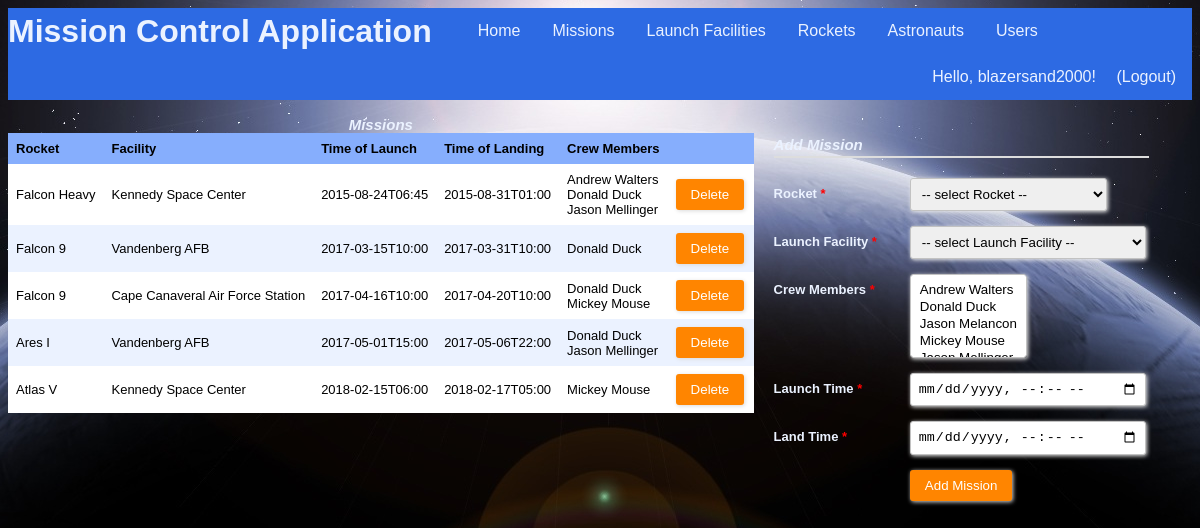
Page /missions (signed in) on the earlier database version.
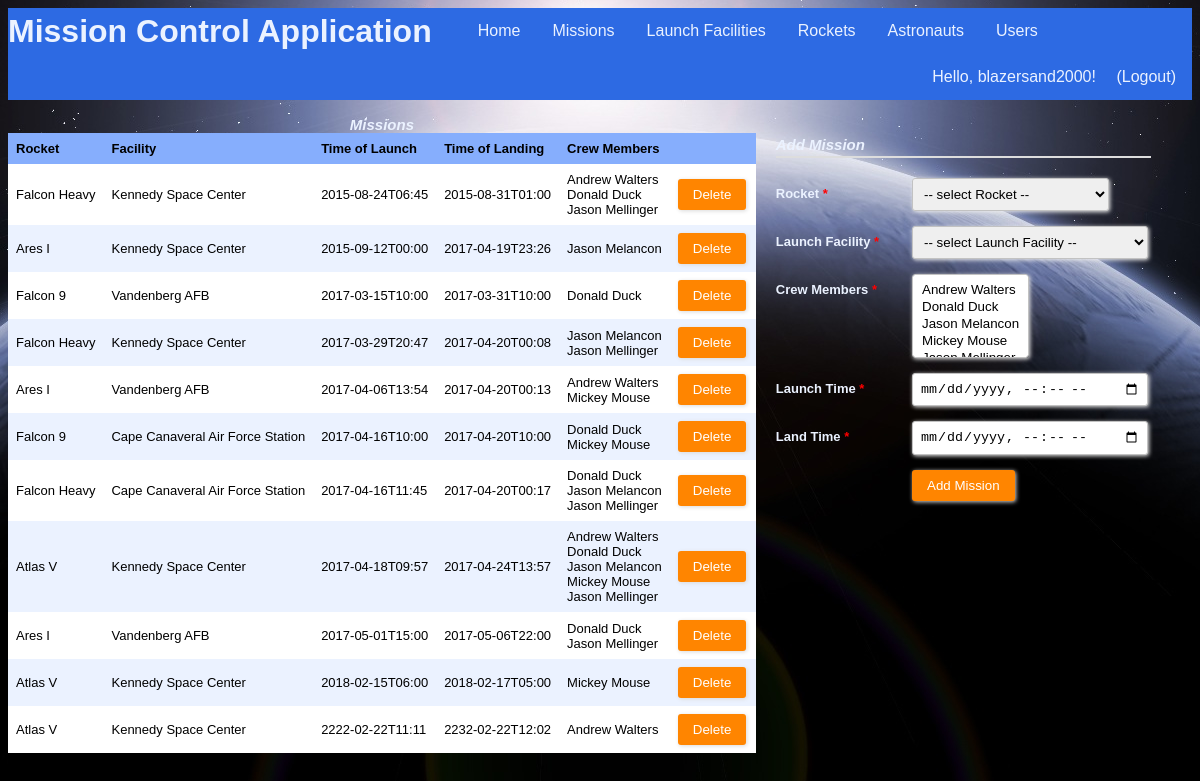
Same page on the later database version.
### tables this page shows
CREATE TABLE "Users" (
	`uid`	INTEGER NOT NULL PRIMARY KEY AUTOINCREMENT,
	`firstName`	TEXT NOT NULL,
	`lastName`	TEXT NOT NULL,
	`username`	TEXT NOT NULL UNIQUE,
	`password`	TEXT NOT NULL,
	`regTime`	TEXT NOT NULL,
	`lastLoginTime`	TEXT
);

CREATE TABLE "Mission" (
	`mid`	INTEGER NOT NULL PRIMARY KEY AUTOINCREMENT,
	`rid`	INTEGER NOT NULL,
	`fid`	INTEGER NOT NULL,
	`launchTime`	TEXT NOT NULL,
	`landTime`	TEXT NOT NULL
);

### app.py (the view, shortened to what this page needs)
@app.route("/missions", methods=["GET", "POST"])
@login_required
def showMissions():
    conn = sqlite3.connect(dbPath)
    conn.row_factory = sqlite3.Row
    c = conn.cursor()
    c.execute("SELECT M.mid, 0 AS cannotDelete, R.rname, F.name, M.launchTime, M.landTime, group_concat(A.firstName || ' ' || A.lastName, '<br/>') AS anames FROM Mission M, Rockets R, LaunchFacility F, Crew C, Astronauts A WHERE M.rid = R.rid AND M.fid = F.fid AND M.mid = C.mid AND C.aid = A.aid GROUP BY C.mid ORDER BY M.launchTime;")
    results = c.fetchall()
    c.execute("SELECT rid, rname || ' (Capacity: ' || cast(crewCapacity as text) || ')' FROM Rockets")
    rockets = c.fetchall()
    c.execute("SELECT fid, name FROM LaunchFacility")
    facilities = c.fetchall()
    c.execute("SELECT aid, firstName || ' ' || lastName FROM Astronauts")
    astronauts = c.fetchall()
    conn.commit()
    conn.close()
    formInputs = [['rid', 'select', 'Rocket', rockets], ['fid', 'select', 'Launch Facility', facilities], ['crewMembers', 'selectmultiple', 'Crew Members', astronauts], ['launchTime', 'datetime', 'Launch Time', ["from",]], ['landTime', 'datetime', 'Land Time', ["to",]]]
    return render_template("missions.html", headers=("Rocket","Facility","Time of Launch", "Time of Landing", "Crew Members"), rows=results, inputs=formInputs)

### app.py (called while the page is built)
@login_manager.user_loader
def load_user(username):
    userRecord = DBgetUser(username)
    if userRecord:
        return User(userRecord["username"], userRecord["password"])
    return None

def DBgetUser(username):
    conn = sqlite3.connect(dbPath)
    conn.row_factory = sqlite3.Row
    c = conn.cursor()
    c.execute("SELECT * from Users WHERE username = ?", (username,))
    userRecord = c.fetchone()
    conn.close()
    return userRecord

### templates/missions.html (shortened to what this page needs)
{% extends "main_template.html" %}
{% from 'macros.html' import GenerateTable, GenerateFormToAddEntry %}
{% block body %}
<section style="float:left">
    {{ GenerateTable('Missions', headers, rows, 'mid') }}
</section>
<section style="float:left">
    {{ GenerateFormToAddEntry('Add Mission', inputs) }}
</section>
{% endblock %}

### templates/main_template.html (shortened to what this page needs)
<!DOCTYPE html>
<html>
	<head>
		<link rel="stylesheet" type= "text/css" href="{{ url_for('static', filename='styles.css') }}">
	</head>
	<body>
		<header>
			<ul class="nav">
				<h1 class="nav">Mission Control Application</h1>
				<li class="nav"><a class="nav" href="{{ url_for('index') }}">Home</a></li>
				{% if current_user.is_authenticated %}
				<li class="nav"><a class="nav" href="{{ url_for('showMissions') }}">Missions</a></li>
				<li class="nav"><a class="nav" href="{{ url_for('showFacilities') }}">Launch Facilities</a></li>
				<li class="nav"><a class="nav" href="{{ url_for('showRockets') }}">Rockets</a></li>
				<li class="nav"><a class="nav" href="{{ url_for('showAstronauts') }}">Astronauts</a></li>
				<li class="nav"><a class="nav" href="{{ url_for('showUsers') }}">Users</a></li>
				{% endif %}
				<div class="user-greeting">
					{% if current_user.is_authenticated %}
  						Hello, {{ current_user.id }}!    <a class="nav" href="{{ url_for('showLogout') }}">(Logout)</a>
					{% else %}
						Hello, guest!    <a class="nav" href="{{ url_for('showLogin') }}">Login</a><a class="nav" href="{{ url_for('showSignup') }}">Sign Up</a>
					{% endif %}
				</div>
			</ul>
		</header>
		{% block body %}{% endblock %}
	</body>
</html>

### templates/macros.html (shortened to what this page needs)
{% macro GenerateTable(title, headers, rows, keyName) %}
	{% if rows %}
		<table>
			<caption>
				{{title}}
			</caption>
			<tr>
				{% for header in headers %}
				<th>{{header}}</th>
				{% endfor %}
				<th/>
			</tr>
			{% for row in rows %}
			<tr id ="{{row[keyName]}}">
				{% for value in row %}
					{% if loop.index0 > 1 %}
						<td>
							{% if title == "Astronauts" %}
								<a href="{{ url_for('showAstronautInfo', aid = row[keyName]) }}">{{value|safe}}</a>
							{% else %}
								{{value|safe}}
							{% endif %}
						</td>
					{% endif %}
				{% endfor %}
				{% if row[1] == 1 %}
					{% set disabled = 'disabled' %}
				{% else %}
					{% set disabled = '' %}
				{% endif %}
				<td>
					<div class="form-style-2" style="width:70px; padding: 0px 0px 0px 0px;">
						<form method="post">
							<input type="submit" value="Delete" name="delete.{{ row[0] }}" {{disabled}}/>
						</form>
					</div>
				</td>
			</tr>
			{% endfor %}
		</table>
	{% else %}
		No records found!
	{% endif %}
{% endmacro %}
{% macro GenerateFormToAddEntry(submitButtonText, inputs) %}
	<div class="form-style-2">
	<div class="form-style-2-heading">{{submitButtonText}}</div>
	<form method="post">
		{% for fieldName, fieldType, fieldLabel, optionalValues in inputs %}
			{% if fieldType == 'text' %}
				<label for="{{fieldName}}"><span>{{fieldLabel}} <span class="required">*</span></span><input type="text" class="input-field" name="{{fieldName}}" required/></label>
			{% elif fieldType == 'password' %}
				<label for="{{fieldName}}"><span>{{fieldLabel}} <span class="required">*</span></span><input type="password" class="input-field" name="{{fieldName}}" required/></label>
			{% elif fieldType == 'number' %}
				<label for="{{fieldName}}"><span>{{fieldLabel}} <span class="required">*</span></span><input type="number" class="input-field" name="{{fieldName}}" required/></label>
			{% elif fieldType == 'select' %}
				<label for="{{fieldName}}"><span>{{fieldLabel}} <span class="required">*</span></span><select name="{{fieldName}}" class="select-field" required>
					<option disabled selected value> -- select {{fieldLabel}} -- </option>
				</select></label>
			{% elif fieldType == 'selectmultiple' %}
				<label for="{{fieldName}}"><span>{{fieldLabel}} <span class="required">*</span></span><select multiple name="{{fieldName}}" class="select-field" required>
				{% for id, displayName in optionalValues %}
					<option value="{{id}}">{{displayName}}</option>
				{% endfor %}
				</select></label>
			{% elif fieldType == 'datetime' %}
				<label for="{{fieldName}}"><span>{{fieldLabel}} <span class="required">*</span></span><input type="datetime-local" class="input-field" name="{{fieldName}}" id="{{optionalValues[0]}}" onchange="changeEnd()" required></label>
			{% elif fieldType == 'date' %}
				<label for="{{fieldName}}"><span>{{fieldLabel}} <span class="required">*</span></span><input type="date" class="input-field" name="{{fieldName}}" required></label>
			{% endif %}
		{% endfor %}
		<label><span>&nbsp;</span><input type="submit" value="{{submitButtonText}}"/></label>
	</form>
	</div>
{% endmacro %}

### static/styles.css (style rules this page uses)
:root { --light-blue: #EBF2FF; --medium-blue: #86AEFD; --dark-blue: #2D6AE3; }
ul.nav { list-style-type: none; text-align: center; display: block; margin: 0; padding: 0; overflow: hidden; background-color: var(--dark-blue); }
li.nav { float: left; }
a.nav { display: inline-block; color: var(--light-blue); text-align: center; padding: 14px 16px; text-decoration: none; font-family: "Trebuchet MS", Helvetica, sans-serif; }
h1.nav { float: left; margin: 0; padding: 5px 30px 0px 0px; font-family: "Trebuchet MS", Helvetica, sans-serif; color: var(--light-blue); vertical-align: bottom; }
.user-greeting { float: right; list-style-type: none; text-align: center; margin: 0; overflow: hidden; background-color: var(--dark-blue); text-align: center; vertical-align: center; text-decoration: none; font-family: "Trebuchet MS", Helvetica, sans-serif; color: var(--light-blue); }
table { border-collapse: collapse; width: 100%; table-layout: auto; }
th, td { text-align: left; padding: 8px; font: 13px Arial, Helvetica, sans-serif; }
caption { font: 13px Arial, Helvetica, sans-serif; font-weight: bold; font-style: italic; font-size: 15px; color: var(--light-blue); }
tr { background-color: var(--light-blue) }
tr:nth-child(even) { background-color: white }
th { background-color: var(--medium-blue); font-weight: bold; }
.form-style-2 { width: 375px; max-width: 650px; padding: 20px 12px 10px 20px; font: 13px Arial, Helvetica, sans-serif; color: var(--light-blue); }
.form-style-2-heading { font-weight: bold; font-style: italic; border-bottom: 2px solid #ddd; margin-bottom: 20px; font-size: 15px; padding-bottom: 3px; }
.form-style-2 label { display: block; margin: 0px 0px 15px 0px; }
.form-style-2 label > span { width: 35%; font-weight: bold; float: left; padding-top: 8px; padding-right: 5px; }
.form-style-2 span.required { color:red; }
.form-style-2 input.input-field { width: 63%; }
.form-style-2 input.input-field, .form-style-2 .tel-number-field, .form-style-2 .textarea-field, .form-style-2 .select-field { box-sizing: border-box; -webkit-box-sizing: border-box; -moz-box-sizing: border-box; border: 1px solid #C2C2C2; box-shadow: 1px 1px 4px #EBEBEB; -moz-box-shadow: 1px 1px 4px #EBEBEB; -webkit-box-shadow: 1px 1px 4px #EBEBEB; border-radius: 3px; -webkit-border-radius: 3px; -moz-border-radius: 3px; padding: 7px; outline: none; }
.form-style-2 input[type=submit], .form-style-2 input[type=button] { border: none; padding: 8px 15px 8px 15px; background: #FF8500; color: #fff; box-shadow: 1px 1px 4px #DADADA; -moz-box-shadow: 1px 1px 4px #DADADA; -webkit-box-shadow: 1px 1px 4px #DADADA; border-radius: 3px; -webkit-border-radius: 3px; -moz-border-radius: 3px; }

Differences in the rows shown:
added Mission: row "Ares I" "Kennedy Space Center" "Jason Melancon", launchTime "2015-09-12T00:00", landTime "2017-04-19T23:26"
added Mission: row "Falcon Heavy" "Kennedy Space Center" "Jason Melancon Jason Mellinger", launchTime "2017-03-29T20:47", landTime "2017-04-20T00:08"
added Mission: row "Ares I" "Vandenberg AFB" "Andrew Walters Mickey Mouse", launchTime "2017-04-06T13:54", landTime "2017-04-20T00:13"
added Mission: row "Falcon Heavy" "Cape Canaveral Air Force Station" "Donald Duck Jason Melancon Jason Mellinger", launchTime "2017-04-16T11:45", landTime "2017-04-20T00:17"
added Mission: row "Atlas V" "Kennedy Space Center" "Andrew Walters Donald Duck Jason Melancon Mickey Mouse Jason Mellinger", launchTime "2017-04-18T09:57", landTime "2017-04-24T13:57"
added Mission: row "Atlas V" "Kennedy Space Center" "Andrew Walters", launchTime "2222-02-22T11:11", landTime "2232-02-22T12:02"
